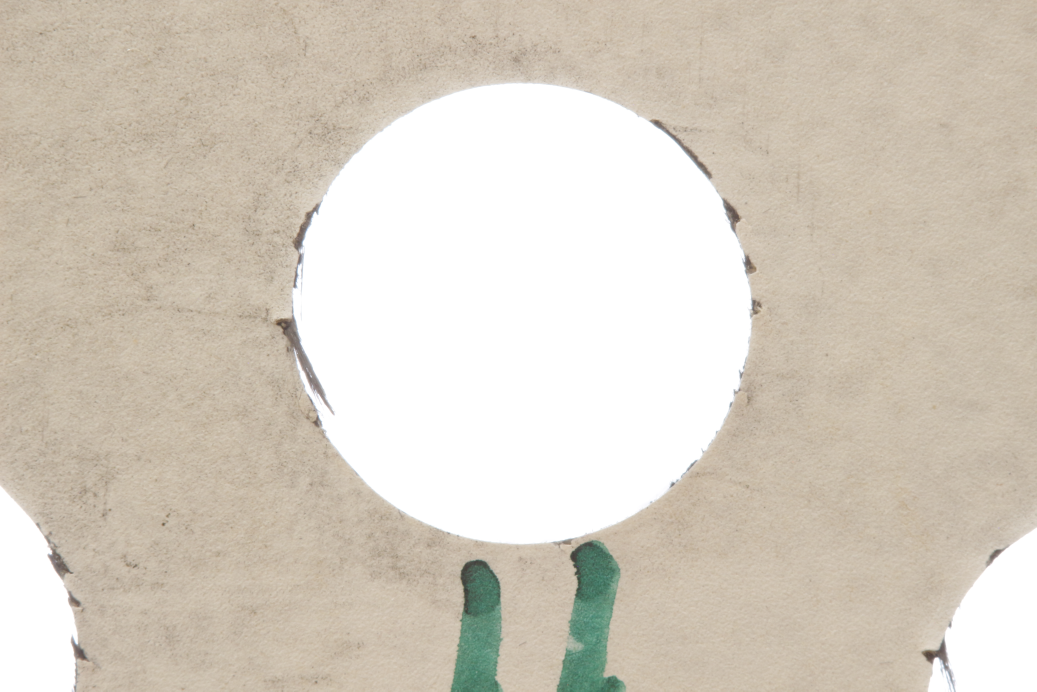
#> input picture Salida/11.JPG, 5184 x 3456 px (shown at 1/5 size)
$ python -i circle_detection.py   (imports and definitions only)
#> lines starting #> are read from the running program, lines starting #| are printed output that depends on the picture; after the words box and inside, x2 and y2 are one past the last pixel; in counts of white or black regions, pixels touching at a corner belong together
# -*- coding: utf-8 -*-
"""
MÓDULO DE DETECCIÓN DE CÍRCULOS

Detecta círculos dentro de las imágenes usando un sistema híbrido.

Mejoras aplicadas:
- Uso de Canny antes de Hough para mejorar estabilidad
- Rango de radios ajustado para evitar detectar agujeros interiores
- Dibujo del círculo ligeramente ampliado para coincidir con el borde real
"""

import cv2
import numpy as np

from config import params, params_hough, PROCESS_WIDTH, PROCESS_HEIGHT


# ---------------------------------------------------
# DETECCIÓN HÍBRIDA DE CÍRCULOS
# ---------------------------------------------------

def detect_circles_hybrid(img):

    gray = cv2.cvtColor(img, cv2.COLOR_BGR2GRAY)

    blur_size = params['blur_kernel']
    if blur_size % 2 == 0:
        blur_size += 1

    blurred = cv2.GaussianBlur(gray, (blur_size, blur_size), 0)

    # NUEVO: detectar bordes
    edges = cv2.Canny(blurred, 50, 150)

    result = img.copy()
    detected = []

    h, w = gray.shape[:2]
    center_x, center_y = w / 2, h / 2

    # ---------------------------------------------------
    # MÉTODO 1 - CANNY + HOUGH
    # ---------------------------------------------------

    circles = cv2.HoughCircles(
        edges,
        cv2.HOUGH_GRADIENT,
        dp=params_hough['dp'],
        minDist=params_hough['param1'],
        param1=params_hough['param1'],
        param2=params_hough['param2'],
        minRadius=int(min(w, h) * 0.30),
        maxRadius=int(min(w, h) * 0.60)
    )

    if circles is not None and len(circles[0]) > 0:

        valid_circles = []

        for c in circles[0]:

            x, y, r = c

            dist = np.sqrt((x - center_x) ** 2 + (y - center_y) ** 2)

            if dist < min(w, h) * 0.55:
                valid_circles.append((x, y, r, dist))

        if valid_circles:

            valid_circles.sort(key=lambda x: x[3])

            x, y, r, _ = valid_circles[0]

            x, y, r = int(x), int(y), int(r)

            detected.append((x, y, r))

            # dibujar ligeramente más grande
            r_draw = int(r * 1.03)

            cv2.circle(result, (x, y), r_draw, (0, 255, 0), 24)
            cv2.circle(result, (x, y), 8, (0, 0, 255), -1)

            print(f"[MÉTODO 1 - Canny+Hough] Círculo detectado: centro=({x}, {y}), radio={r}")

            return result, detected

    # ---------------------------------------------------
    # MÉTODO 2 - HOUGH TRADICIONAL
    # ---------------------------------------------------

    circles = cv2.HoughCircles(
        blurred,
        cv2.HOUGH_GRADIENT,
        dp=2,
        minDist=max(w // 2, h // 2),
        param1=50,
        param2=20,
        minRadius=int(min(w, h) * 0.30),
        maxRadius=int(min(w, h) * 0.65)
    )

    if circles is not None:

        x, y, r = circles[0][0]

        x, y, r = int(x), int(y), int(r)

        detected.append((x, y, r))

        r_draw = int(r * 1.03)

        cv2.circle(result, (x, y), r_draw, (0, 255, 0), 24)
        cv2.circle(result, (x, y), 8, (0, 0, 255), -1)

        print(f"[MÉTODO 2 - Hough Tradicional] Círculo detectado: centro=({x}, {y}), radio={r}")

        return result, detected

    print("[SIN DETECCIÓN] No se pudo detectar el círculo")

    return result, detected


# ---------------------------------------------------
# REDUCCIÓN PARA DETECCIÓN RÁPIDA
# ---------------------------------------------------

def _resize_for_detection(img):

    h, w = img.shape[:2]

    if w <= PROCESS_WIDTH and h <= PROCESS_HEIGHT:
        return img, 1.0

    scale = min(PROCESS_WIDTH / w, PROCESS_HEIGHT / h)

    new_w = int(round(w * scale))
    new_h = int(round(h * scale))

    resized = cv2.resize(img, (new_w, new_h), interpolation=cv2.INTER_AREA)

    return resized, scale


# ---------------------------------------------------
# DETECCIÓN RÁPIDA
# ---------------------------------------------------

def detect_circles_fast(orig):

    small, scale = _resize_for_detection(orig)

    result_small, circles_small = detect_circles_hybrid(small)

    if circles_small:

        inv = 1.0 / scale

        x, y, r = circles_small[0]

        x = int(round(x * inv))
        y = int(round(y * inv))
        r = int(round(r * inv))

        result = orig.copy()

        r_draw = int(r * 1.03)

        cv2.circle(result, (x, y), r_draw, (0, 255, 0), 24)
        cv2.circle(result, (x, y), 8, (0, 0, 255), -1)

        return result, [(x, y, r)]

    return detect_circles_hybrid(orig)

>>> import cv2
>>> picture = cv2.imread('../Salida/11.JPG')
#> picture is the input picture: shape (3456, 5184, 3); mean B, G, R 191.9, 204.7, 213
>>> result = detect_circles_fast(picture)
#> in _resize_for_detection, `resized = cv2.resize(img, (new_w, new_h), interpolation=cv2.INTER_AREA)`:
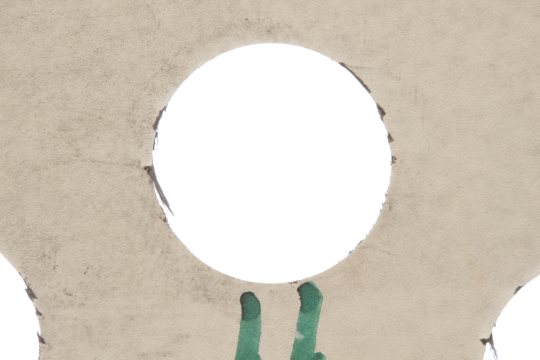
#> resized: shape (720, 1080, 3) (shown at 1/2 size); mean B, G, R 191.9, 204.7, 213
#> in detect_circles_fast, `small, scale = _resize_for_detection(orig)`: scale = 0.208
#> in detect_circles_hybrid, `gray = cv2.cvtColor(img, cv2.COLOR_BGR2GRAY)`:
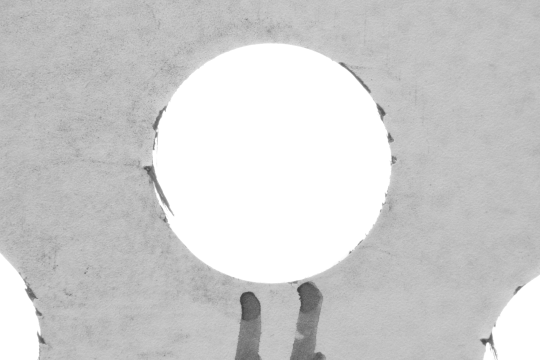
#> gray: shape (720, 1080) (shown at 1/2 size); min 61, max 255, mean 205.8
#> in detect_circles_hybrid, `edges = cv2.Canny(blurred, 50, 150)`:
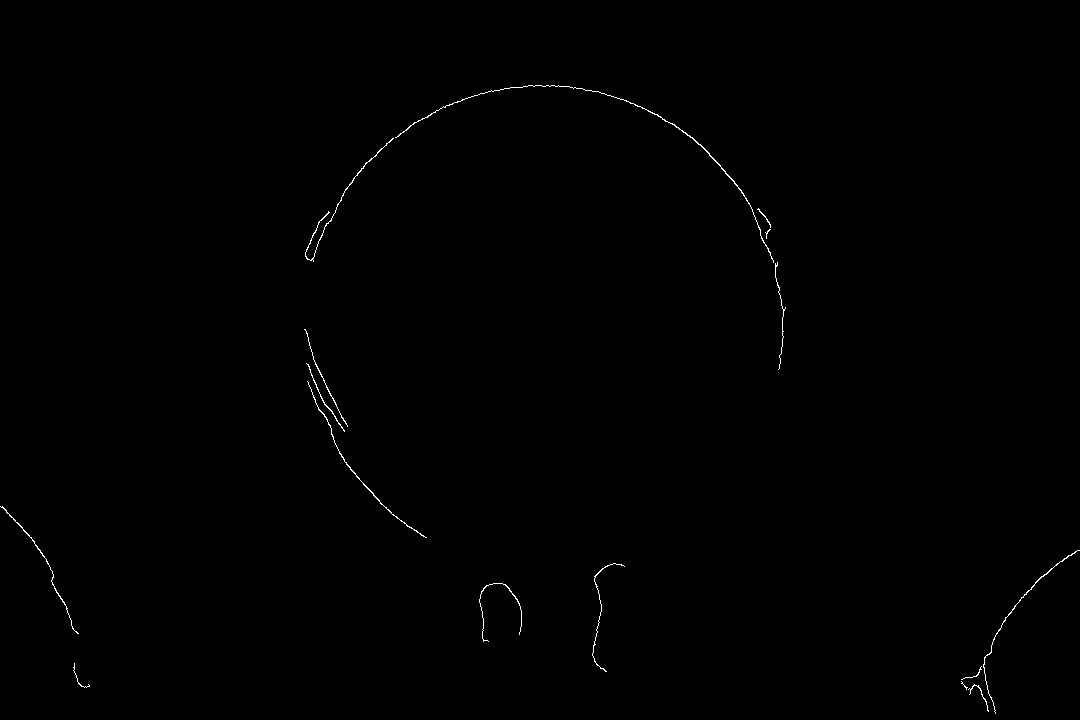
#> edges: shape (720, 1080); 0.29% white in thin lines or dots, all inside (x1, y1, x2, y2) = (0, 85, 1080, 714)
#> in detect_circles_hybrid, `circles = cv2.HoughCircles( edges, cv2.HOUGH_GRADIENT, dp=params_hough..`: circles = [[543, 323.4, 238.6], [186.6, 624.6, 295]]
#> the loop in detect_circles_hybrid, `for c in circles[0]: ` made 2 passes
#> (x, y, r, dist) on passes 1 to 2: (543, 323.4, 238.6, 36.72), (186.6, 624.6, 295, 441.5)
#> after the loop in detect_circles_hybrid, `for c in circles[0]:`: valid_circles = [(543, 323.4, 238.6, 36.72)]
#> in detect_circles_hybrid, `x, y, r, _ = valid_circles[0]`: x = 543; y = 323.4; r = 238.6
#> in detect_circles_hybrid, `x, y, r = int(x), int(y), int(r)`: y = 323; r = 238
#> in detect_circles_hybrid, `r_draw = int(r * 1.03)`: r_draw = 245
#> in detect_circles_hybrid, `cv2.circle(result, (x, y), r_draw, (0, 255, 0), 24)`:
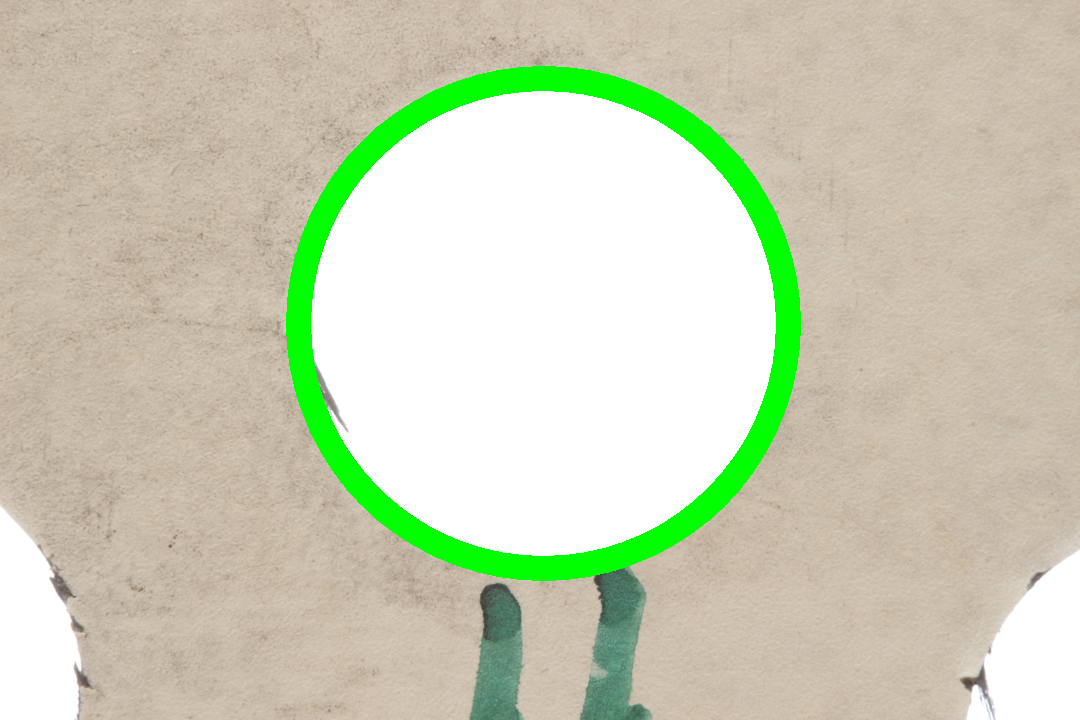
#> result: shape (720, 1080, 3); 4.94% of pixels changed, all inside (x1, y1, x2, y2) = (286, 66, 801, 581)
#| [MÉTODO 1 - Canny+Hough] Círculo detectado: centro=(543, 323), radio=238
#> in detect_circles_fast, `result_small, circles_small = detect_circles_hybrid(small)`: circles_small = [(543, 323, 238)]
#> in detect_circles_fast, `inv = 1.0 / scale`: inv = 4.8
#> in detect_circles_fast, `x, y, r = circles_small[0]`: x = 543; y = 323; r = 238
#> in detect_circles_fast, `x = int(round(x * inv))`: x = 2606
#> in detect_circles_fast, `y = int(round(y * inv))`: y = 1550
#> in detect_circles_fast, `r = int(round(r * inv))`: r = 1142
#> in detect_circles_fast, `r_draw = int(r * 1.03)`: r_draw = 1176

$ run again, on Salida/37.JPG
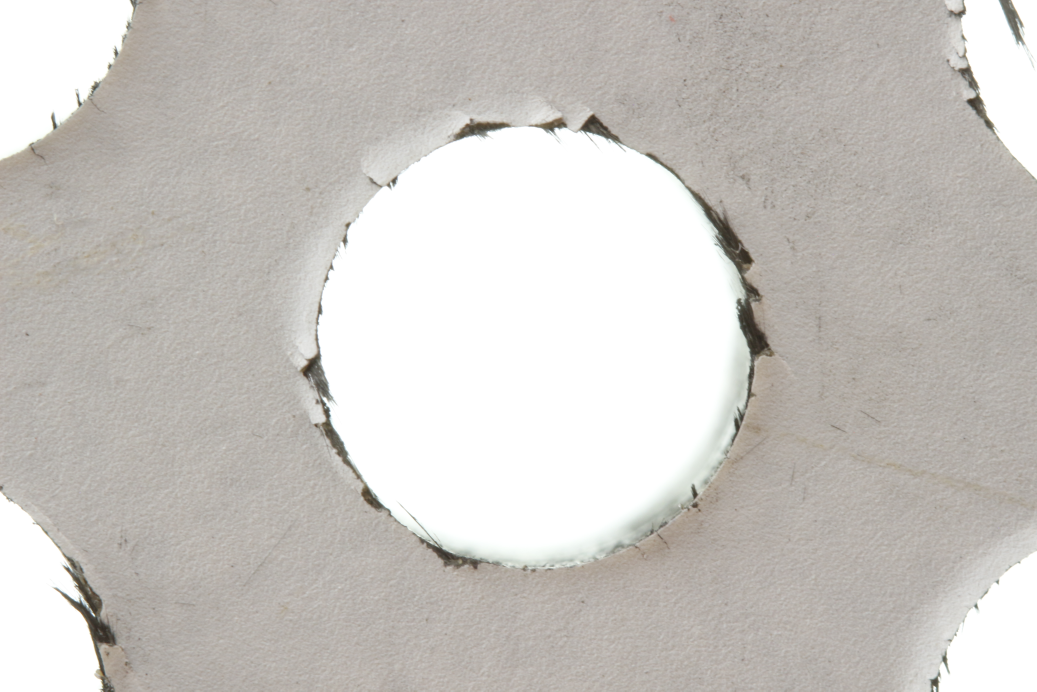
#> input picture Salida/37.JPG, 5184 x 3456 px (shown at 1/5 size)
#> picture is the input picture: shape (3456, 5184, 3); mean B, G, R 193, 197.4, 200.9
#> in detect_circles_fast, `small, scale = _resize_for_detection(orig)`: scale = 0.208
#> in detect_circles_hybrid, `edges = cv2.Canny(blurred, 50, 150)`:
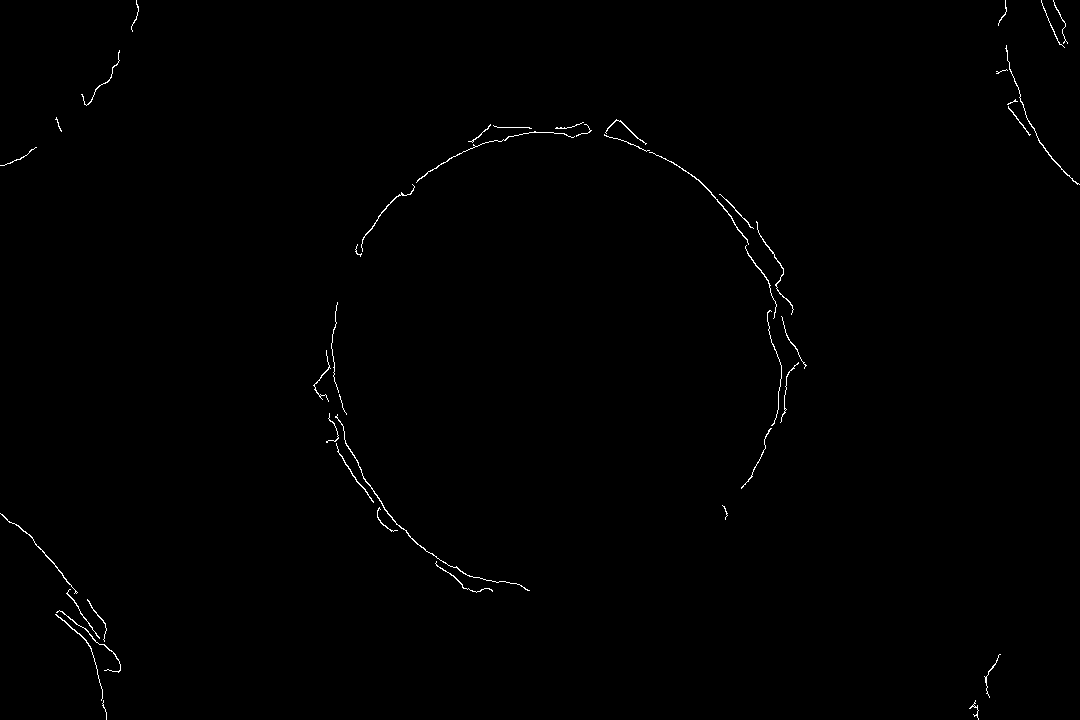
#> edges: shape (720, 1080); 0.45% white in thin lines or dots
#> circles = [[557.4, 360.6, 229.9], [486.6, 533.4, 414], [390.6, 402.6, 386.3], [647.4, 312.6, 326.8], [462.6, 318.6, 326.6], [486.6, 431.4, 321.6], [677.4, 432.6, 360], [114.6, 432.6, 229]]
#> the loop in detect_circles_hybrid, `for c in circles[0]: ` made 8 passes
#> (x, y, r, dist) on passes 1 to 8: (557.4, 360.6, 229.9, 17.41), (486.6, 533.4, 414, 181.4), (390.6, 402.6, 386.3, 155.4), (647.4, 312.6, 326.8, 117.4), (462.6, 318.6, 326.6, 87.78), (486.6, 431.4, 321.6, 89.16), (677.4, 432.6, 360, 155.4), (114.6, 432.6, 229, 431.6)
#> after the loop in detect_circles_hybrid, `for c in circles[0]:`: valid_circles = [(557.4, 360.6, 229.9, 17.41), (486.6, 533.4, 414, 181.4), (390.6, 402.6, 386.3, 155.4), (647.4, 312.6, 326.8, 117.4), (462.6, 318.6, 326.6, 87.78), (486.6, 431.4, 321.6, 89.16), (677.4, 432.6, 360, 155.4)]
#> in detect_circles_hybrid, `x, y, r, _ = valid_circles[0]`: x = 557.4; y = 360.6; r = 229.9
#> in detect_circles_hybrid, `x, y, r = int(x), int(y), int(r)`: x = 557; y = 360; r = 229
#> in detect_circles_hybrid, `r_draw = int(r * 1.03)`: r_draw = 235
#> in detect_circles_hybrid, `cv2.circle(result, (x, y), r_draw, (0, 255, 0), 24)`:
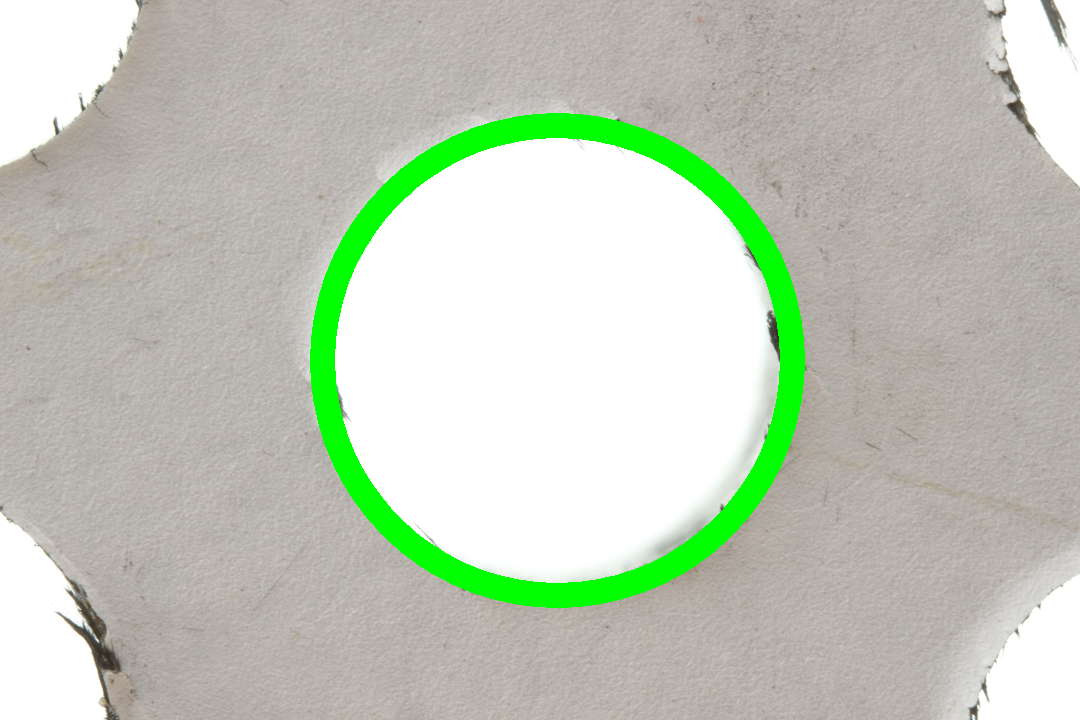
#> result: shape (720, 1080, 3); mean B, G, R 185.1, 201.2, 192.5
#| [MÉTODO 1 - Canny+Hough] Círculo detectado: centro=(557, 360), radio=229
#> circles_small = [(557, 360, 229)]
#> inv = 4.8
#> in detect_circles_fast, `x, y, r = circles_small[0]`: x = 557; y = 360; r = 229
#> in detect_circles_fast, `x = int(round(x * inv))`: x = 2674
#> in detect_circles_fast, `y = int(round(y * inv))`: y = 1728
#> in detect_circles_fast, `r = int(round(r * inv))`: r = 1099
#> in detect_circles_fast, `r_draw = int(r * 1.03)`: r_draw = 1131
